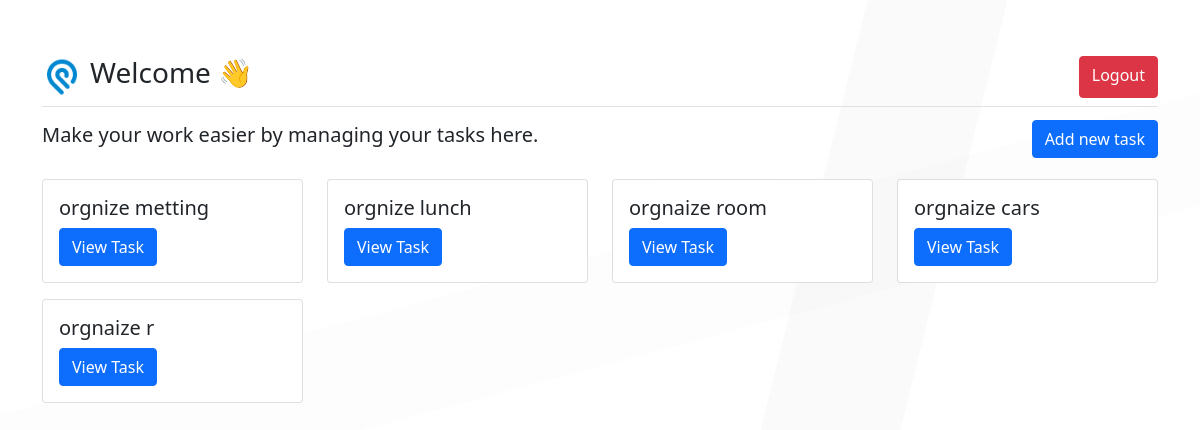
Before: /main/ with the older database file.
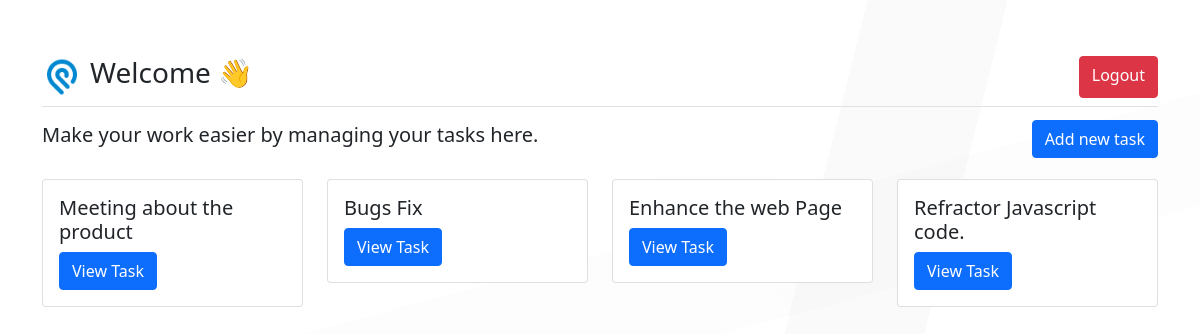
After: the same page with the newer database file.
### app1/models.py (models this page shows)
class Task(models.Model):
    id_task=models.CharField(max_length=364)
    n_task=models.CharField(max_length=64)
    dc_task=models.CharField(max_length=364)
    dr_task=models.CharField(max_length=64)

### app1/views.py (the view)
# urls.py: path('main/',views.main_page,name='main'),
def main_page(request):
    return render(request,'app1/main.html',{
         'tasks':Task.objects.all()
    })

### app1/templates/app1/main.html (shortened to what this page needs)
{% extends 'app1/layout.html' %}
{% block content %}
{% load static %}
{% load widget_tweaks %}
<div class="container-sm py-5 ">
    <div class="d-flex flex-column align-items-start justify-content-start  regContainer "
    >
        <div class=" border-bottom py-2 d-flex justify-content-between "
        style="width: 100%;"
        >
            <div class="d-flex gap-2 align-items-center">
                <img src="{% static 'app1/logo.png' %}" class=" text-center" width="40" height="40" />
                <h3>
                    Welcome {{request.user.username}} 👋
                </h3>
            </div>
            <div class="d-flex">
                <a href="{% url 'logout' %}" class="btn btn-danger">Logout</a>
            </div>
        </div>
        <div class="w-full"
        style="width: 100%;"
        >
            <div class=" d-flex justify-content-between align-items-center">
                <h5 class=" py-3">
                    Make your work easier by managing your tasks here.
                </h5>
                <div>
                    <a href="{% url 'add'%}" class="btn btn-primary">Add new task</a>
                </div>
            </div>
            <div class="row">
                {% with value=0 %}
                {% for t in tasks %}
                <div class="col-sm-3 py-2">
                    <div class="card">
                        <div class="card-body">
                            <h5 class="card-title">{{ t.n_task }}</h5>
                            <a href="{% url 'task' t.id_task %}" class="btn btn-primary">View Task</a>
                        </div>
                    </div>
                </div>
                {% endfor %}
                {% endwith %}
            </div>
        </div>
    </div>
</div>
{% endblock %}

### app1/templates/app1/layout.html (shortened to what this page needs)
{% load static %}
<!DOCTYPE html>
<html lang="en">
<head>
    <link rel="stylesheet" href="{% static 'app1/style.css' %}">
    <link href="https://cdn.jsdelivr.net/npm/bootstrap@5.0.2/dist/css/bootstrap.min.css" rel="stylesheet"
>
</head>
<body>
    {% block content %}
    {% endblock %}
</body>
</html>

### app1/static/app1/style.css (style rules this page uses)
body { background-image: linear-gradient(224deg, transparent 0%, transparent 30%, rgba(249, 249, 249, 0.02) 30%, rgba(249, 249, 249, 0.02) 36%, transparent 36%, transparent 100%), linear-gradient(345deg, transparent 0%, transparent 53%, rgba(140, 140, 140, 0.02) 53%, rgba(140, 140, 140, 0.02) 63%, transparent 63%, transparent 100%), linear-gradient(284deg, transparent 0%, transparent 28%, rgba(1, 1, 1, 0.02) 28%, rgba(1, 1, 1, 0.02) 38%, transparent 38%, transparent 100%), linear-gradient(90deg, rgb(255, 255, 255), rgb(255, 255, 255)); height: 100vh; }
.regContainer { display: flex; justify-content: center; align-items: center; height: 100vh; }
.w-full { width: 100%; }

Changed rows visible on the page:
removed Task: n_task "orgnize metting"
removed Task: n_task "orgnize lunch"
removed Task: n_task "orgnaize room"
removed Task: n_task "orgnaize cars"
removed Task: n_task "orgnaize r"
added Task: n_task "Meeting about the product"
added Task: n_task "Bugs Fix"
added Task: n_task "Enhance the web Page"
added Task: n_task "Refractor Javascript code."
